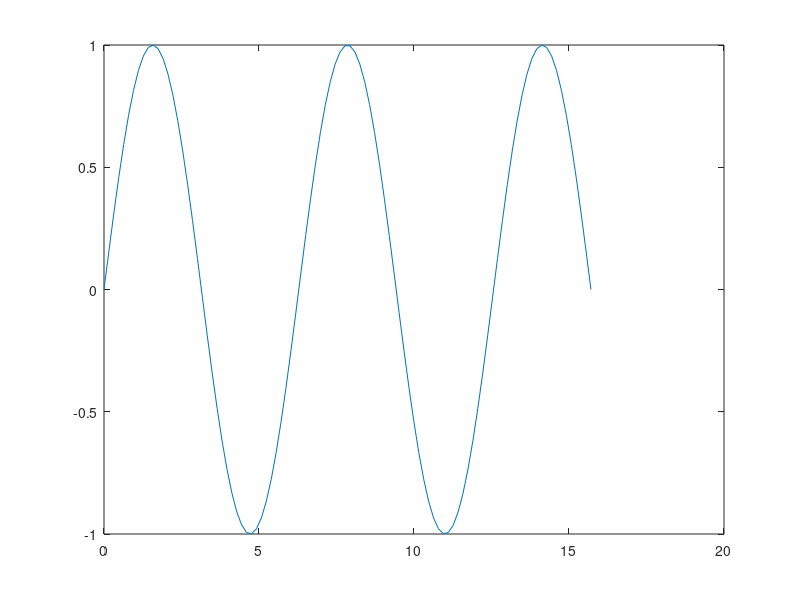

MATLAB code for this plot:
clear
clc

% Range
% x = 1 : 10

% SinusSoidal
x = linspace(0,5*pi,100);
y = sin(x);

plot(x,y) % Membuat Grafik 1 Koordinat

